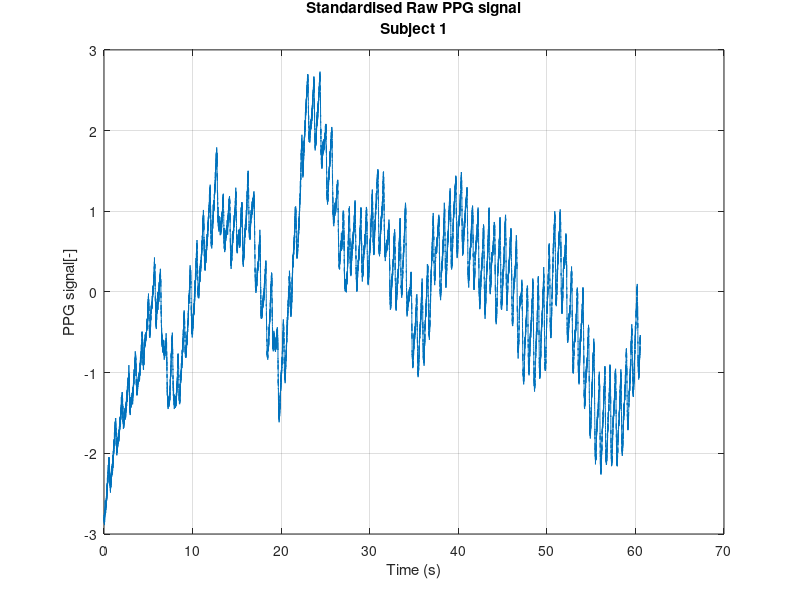
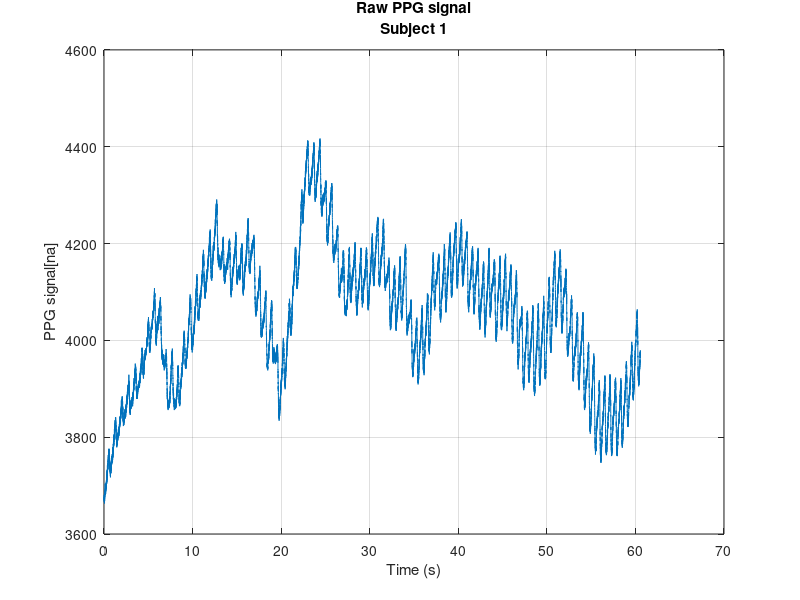
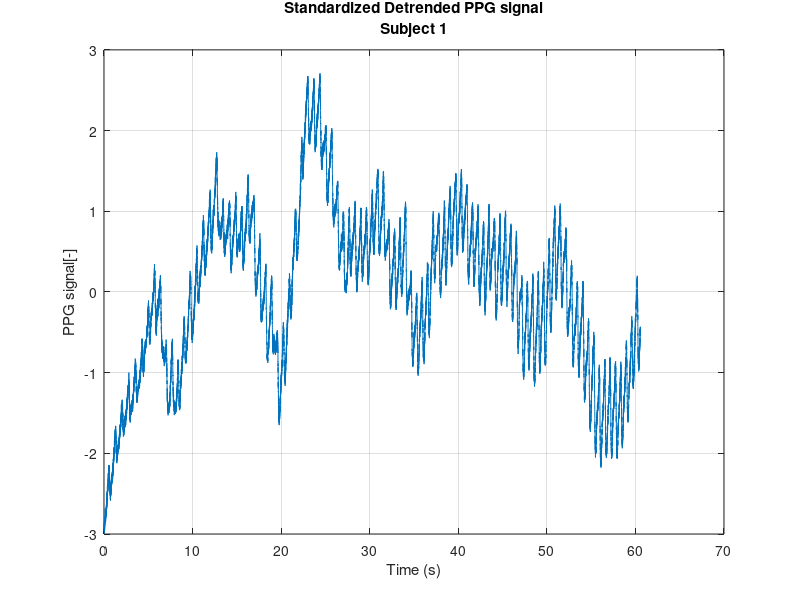
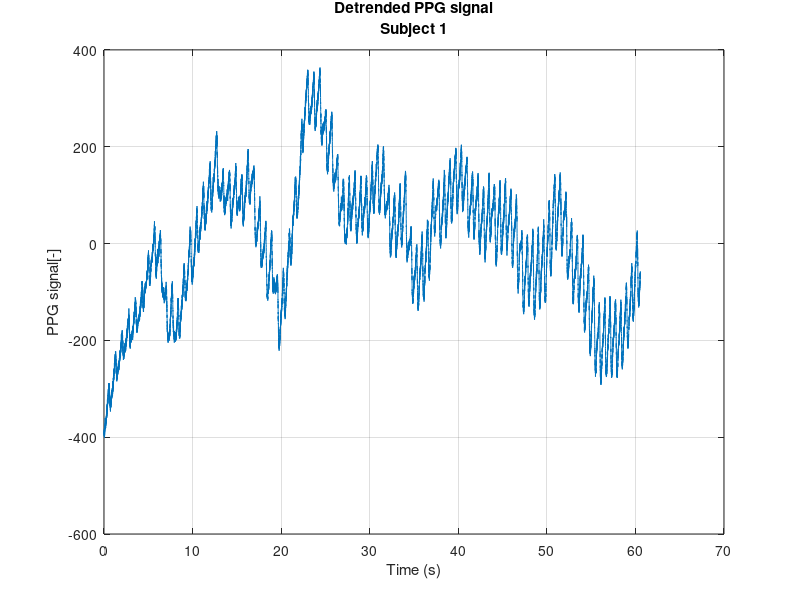

Write the MATLAB code that produced these figures, in order. (Note: this script raises an error after producing the figures.)
 function PPGsigOut= WienerPPGfirMar()
clear all;
%% Part 1-Setting up raw signals %%
%%Comment to change the subject 

%%Load files containing PPG sensor readings,ECG and accelerometer data
raw=load('S3_step1_ppg.mat');
raw_acc=load('S3_step1_acc.mat');

% Uncomment to change the activity
% 
% raw=load('S3_rest1_ppg.mat');
% raw_acc=load('S3_rest1_acc.mat');
%
%Uncomment to change the subject
%
% raw=load('S6_squat2_ppg.mat');
% raw_acc=load('S6_squat2_acc.mat');
% 
% Uncomment to change the activity
% 
% raw=load('S6_rest2_ppg.mat');
% raw_acc=load('S6_rest2_acc.mat')
% 

% Comment when using resting data
% Extracting data in to vectors
rawPPG=raw.PPG(:,2);%PPG signal from PPG file
rawPPG=rawPPG.';
%ACC signals from ACC file
ACC_Ref_c3=raw_acc.ACC(:,2);
ACC_Ref_c3=ACC_Ref_c3.';
ACC_Ref_c4=raw_acc.ACC(:,3);
ACC_Ref_c4=ACC_Ref_c4.';
ACC_Ref_c5=raw_acc.ACC(:,4);
ACC_Ref_c5=ACC_Ref_c5.';

% Uncomment when using resting data
% rawPPG=raw.PPG(1:24000,2);%PPG signal from PPG file
% rawPPG=rawPPG.';
% %ACC signals from ACC file
% ACC_Ref_c3=raw_acc.ACC(1:24000,2);
% ACC_Ref_c3=ACC_Ref_c3.';
% ACC_Ref_c4=raw_acc.ACC(1:24000,3);
% ACC_Ref_c4=ACC_Ref_c4.';
% ACC_Ref_c5=raw_acc.ACC(1:24000,4);
% ACC_Ref_c5=ACC_Ref_c5.';

%Standardized PPG
rawPPGav1=(rawPPG-mean(rawPPG))/(std(rawPPG));
%Untandardized PPG
rawPPGav2=rawPPG;

fs=400;%sampling frequency
t=0:1/fs:(length(rawPPG)/fs);%for plotting, time values from sample rate and index
t=t(2:length(t));

%Plots after first stage of preprocessing- averaging different channels
figure();
plot(t,rawPPGav1);grid on;
title({'Standardised Raw PPG signal','Subject 1'});
xlabel('Time (s)');
ylabel('PPG signal[-]');
figure();
plot(t,rawPPGav2);grid on;
title({'Raw PPG signal','Subject 1'});
xlabel('Time (s)');
ylabel('PPG signal[na]');


%% Part 2-Detrending the signals %%
detPPGav1=detrend(rawPPGav1);
detPPGav2=detrend(rawPPGav2);
figure();
plot(t,detPPGav1);grid on;
title({'Standardized Detrended PPG signal','Subject 1'});
xlabel('Time (s)');
ylabel('PPG signal[-]');
figure();
plot(t,detPPGav2);grid on;
title({'Detrended PPG signal','Subject 1'});
xlabel('Time (s)');
ylabel('PPG signal[-]');


%% Part 3-Butterworth Filter %%
fn=fs/2;%Nyquist frequency
fclow=0.5/fn;%PPG lower cut-off frequency
fchigh=4.5/fn;%PPG higher cut-off frequency

%Array of cut-off frequencies
Wn=[fclow fchigh];

%Filter order trial (same as butterworth)
n=8;
%generating filter coefficients for Hamming window filter
b=fir1(n,Wn);
%Plotting filter frequency response
figure();
freqz(b,1);
%Recommended filter order for FIR bandpass filter
n=64;
%generating filter coefficients
b=fir1(n,Wn);
%Plotting filter frequency response
figure();
freqz(b,1);
%filtering the PPG signals
filPPGav1=filter(b,1,detPPGav1);
filPPGav2=filter(b,1,detPPGav2);

%Preprocessing accelerometer data for Adaptive stage
ACC_X = filter(b,1,ACC_Ref_c3);
ACC_Y = filter(b,1,ACC_Ref_c4);
ACC_Z = filter(b,1,ACC_Ref_c5);
%writing to output
PPGsigOut.filPPGstdz=filPPGav1;
PPGsigOut.filPPG=filPPGav2;

%% Part 4-BPM calculations %%
%saves the amplitude and index of peaks in separate vectors
%filters peaks and reduces False Positives to the extent of sanity in
%expected parameters, does not unfairly reduce HR, this can be verified
%visually and on the basis of sampling rate

[peaks,locs]=findpeaks(filPPGav1,'MinPeakHeight',0.1,'MinPeakDistance',90,'MinPeakProminence',0.03);
%time at peak locations
locs_t=locs/fs;
%Plotting after second stage of preprocessing and bandpass filtering
%Plotting detected peaks
figure();
plot(t,filPPGav1);
hold on;
plot(locs_t,filPPGav1(locs),'ro','MarkerFaceColor','red','MarkerSize',3);
grid on;
title({'Standardized filtered PPG signal','Subject 1'});
xlabel('Time (s)'); 
ylabel('PPG signal[-]');


%saves amplitude and index of peaks
[peaks2,locs2]=findpeaks(filPPGav2,'MinPeakHeight',12,'MinPeakDistance',90,'MinPeakProminence',4);
%time at peak locations
locs_t2=locs2/fs;
%Plotting after second stage of preprocessing and bandpass filtering
%Plotting detected peaks
figure();
plot(t,filPPGav2);
hold on;
plot(locs_t2,filPPGav2(locs2),'ro','MarkerFaceColor','red','MarkerSize',3);
grid on;
title({'Filtered PPG signal','Subject 1'});
xlabel('Time (s)'); 
ylabel('PPG signal[-]');


%Method 2 for actual use,
%Reference Thinh Nguyen https://uk.mathworks.com/matlabcentral/fileexchange/53364-heart-rate-spo2-using-ppg
%This one gave a slightly higher error
%It has a slightly diffferent approach using BPM estimate at each interval
%and iteratively averaging it
%compared to calculating single BPM estimate form average of all intervals
%statistical difference, E[f(x)] vs f([E(x)])
beat_cont = 0;%BPM contribution (sum) from all detected beats
beat_det = 1;%count of detected beats

%Stnadardized
%[peaks,locs]=findpeaks(filPPGav1,'MinPeakHeight',0.1,'MinPeakProminence',0.03);
for i=1:length(locs)-1
  %loops through all peaks
  %condition same as using min interval distance, reinforces
    if locs(i)<(locs(i+1)-30)
        %summing BPM estimate at interval from current peak to next
        beat_cont=beat_cont+(fs/((locs(i+1)-locs(i))))*60;
        %counting number of beats looped through
        beat_det=beat_det+1;
    end
end
if beat_det>1
    %calculating average BPM estimate by dividing summed BPM by number of
    %intervals, one less than number of beats
    avg_BPM_But_stdz= beat_cont/(beat_det-1);
end

%Unstandardized
%[peaks2,locs2]=findpeaks(filPPGav2,'MinPeakHeight',12,'MinPeakProminence',4);
for i=1:length(locs2)-1
    if locs2(i)<(locs2(i+1)-30)    
        beat_cont=beat_cont+(fs/((locs2(i+1)-locs2(i))))*60;
        beat_det=beat_det+1;
    end
end
if beat_det>1
    avg_BPM_But= beat_cont/(beat_det-1);
end

%writing to output
PPGsigOut.avg_BPM_But_stdz=avg_BPM_But_stdz;
PPGsigOut.avg_BPM_But=avg_BPM_But;

%% Part 5 Adaptive Filtering %%
% Overall parameters
FFTres = 1200;   % FFT resolution - number of bins used
WFlength = 16; % Wiener filter length

% Performance parameters
BPM_est_norm=[]; %BPM at every window for normalized signal
BPM_est=[]; % BPM at every window for unnormalized signal

% Window and iteration parameters
window   = 3 * fs;  % window length is 8 seconds
step     = 0.75 * fs;  % step size is 2 seconds
wLength = floor((length(filPPGav1)-window)/step) + 1;  % total number of windows(estimates)
    
%parameter for nested for loop for window selection
j=1;
k=1;
    for i =  [1 :  wLength]
        %selects the current segment of data based on window number
        curSeg = (i-1)*step+1 : (i-1)*step+window;
        %filtered PPG signals in our segment
        PPG_ave = filPPGav1(:,curSeg); PPG_ave2 = filPPGav2(:,curSeg);
        %fitered accelerometer signals in our segment
        ACC_X_seg = ACC_X(:,curSeg); ACC_Y_seg = ACC_Y(:,curSeg); ACC_Z_seg = ACC_Z(:,curSeg);
        
        
        % Frequency domain conversion of signals
        PPG_ave_FFT = fft(PPG_ave,FFTres);
        PPG_ave2_FFT = fft(PPG_ave2,FFTres);
        
        %acceleration FFT
        ACC_X_FFT= fft(ACC_X_seg,FFTres);
        ACC_Y_FFT= fft(ACC_Y_seg,FFTres);
        ACC_Z_FFT= fft(ACC_Z_seg,FFTres);
        
        %Reference A Temko "Accurate Heart Rate Monitoring During Physical Exercises Using PPG," 
        %in IEEE Transactions on Biomedical Engineering,vol. 64,no. 9,pp. 2016-2024,Sept. 2017
        % Wiener filtering PPG-ACC
        % W1 filter = clean_signal/(clean_signal+noise) = (all_signal-noise)/all_signal,
        % where all_signal = time_average(ppg_signal), noise = time_average(accelerometer)
        %
        % The process of Wiener filtering:
        % 1. Estimate the 'signal'/'clean_signal' level as average over
        %    past 15 spectral envelopes (~30s)
        % 2. Scale the spectrum of noise and signal/clean_signal
        % 3. Apply the filter as weighting of the spectral components
          
        
%Normalized filtering for HR estimation
        % Algorithm 1, spectral envelope calculated using second power of FFT
        %adding power spectrum of current window signal to accumalate input spectrum
        W11_FFTi(i,:) = abs(PPG_ave_FFT).^2;
        
        %averaged input power spectrum
        %edge case for the first window
        if i==1, W11_PPG_ave_FFT_ALL = W11_FFTi(i,:); 
        %averaged input power spectrum using upto 16 windows
        else W11_PPG_ave_FFT_ALL = mean(W11_FFTi(max(1,i-WFlength):i,:),1); 
        end
        
        %normalizing power spectrums
        W11_PPG_ave_FFT_ALL_norm = (W11_PPG_ave_FFT_ALL)/max(W11_PPG_ave_FFT_ALL);
        W11_ACC_X_FFT_norm = (abs(ACC_X_FFT).^2)/max(abs(ACC_X_FFT.^2));
        W11_ACC_Y_FFT_norm = (abs(ACC_Y_FFT).^2)/max(abs(ACC_Y_FFT).^2);
        W11_ACC_Z_FFT_norm = (abs(ACC_Z_FFT).^2)/max(abs(ACC_Z_FFT).^2);
        %Average power spectrum of accelerometer signals
        W11_ACC_N_FFT_norm=1/3*(W11_ACC_X_FFT_norm+W11_ACC_Y_FFT_norm+W11_ACC_Z_FFT_norm);
        %Filter weights spectrum for the particular window 
        WF11 = (1 - (W11_ACC_N_FFT_norm./(W11_PPG_ave_FFT_ALL_norm)));
        %Adding Clean signal estimate to the output
        PPG_ave_FFT_Clean(i,:) = abs(PPG_ave_FFT).*(WF11);

        
 %Unnormalized filtering for output plotting and SpO2
 
 %adding power spectrum of current window signal to accumalate input spectrum
        W12_FFTi(i,:) = abs(PPG_ave2_FFT).^2;
 %edge case for the first window       
        if i==1, W12_PPG_ave_FFT_ALL = W12_FFTi(i,:);
 %averaged input power spectrum using upto 16 windows
        else W12_PPG_ave_FFT_ALL = mean(W12_FFTi(max(1,i-WFlength):i,:),1); 
        end
        %Average power spectrum of accelerometer signals
        W12_ACC_N_FFT=1/3*((abs(ACC_X_FFT).^2)+(abs(ACC_Y_FFT).^2)+(abs(ACC_Z_FFT).^2));
        %Filter weights spectrum for the particular window 
        WF12 = (1 - (W12_ACC_N_FFT./(W12_PPG_ave_FFT_ALL)));
        %Adding Clean signal estimate to the output
        PPG_ave2_FFT_Clean(i,:) = abs(PPG_ave2_FFT).*(WF12);
        
        %calculating a window's clean signal in time-domain
        PPG_ave_IFFT_Cln(i,:)= ifft(PPG_ave_FFT.*(WF11));
        PPG_ave2_IFFT_Cln(i,:) = ifft(PPG_ave2_FFT.*(WF12));
        
        %calculating a BPM estimate for every shifted window
        %Peak detection
        [peaks3,locs3]=findpeaks(PPG_ave_IFFT_Cln(i,:),'MinPeakHeight',0.2,'MinPeakProminence',0.15);
        [peaks4,locs4]=findpeaks(PPG_ave2_IFFT_Cln(i,:),'MinPeakHeight',60,'MinPeakProminence',40);
        
        
        for k=1:length(locs3)-1
            if locs3(k)<(locs3(k+1)-90)    
            beat_cont=beat_cont+(fs/((locs3(k+1)-locs3(k))))*60;
            beat_det=beat_det+1;
            end
        end
        if beat_det>1
        BPM_est_norm(i)= beat_cont/(beat_det-1);
        end
        
        
        for k=1:length(locs4)-1
            if locs4(k)<(locs4(k+1)-90)    
            beat_cont=beat_cont+(fs/((locs4(k+1)-locs4(k))))*60;
            beat_det=beat_det+1;
            end
        end
        if beat_det>1
        BPM_est(i)= beat_cont/(beat_det-1);
        end
        
        %reconstructing the output signal with all non-overlapping windows
        %These differ by a multiple of four because of the step used
        if mod(i-1,4)==0
                        
        PPG_ave_IFFT_Clean(j,:)= ifft(PPG_ave_FFT.*(WF11));
        PPG_ave2_IFFT_Clean(j,:) = ifft(PPG_ave2_FFT.*(WF12));
        
        j=j+1;
        end
    end

%reshaping normalized clean PPG to a vector
PPG_Clean_normt=PPG_ave_IFFT_Clean.';
PPG_Clean_norm=reshape(PPG_Clean_normt,1,[]);
%reshaping clean PPG to a vector
PPG_Cleant=PPG_ave2_IFFT_Clean.';
PPG_Clean=reshape(PPG_Cleant,1,[]);


%error calculation for the entrie signal
[peaks5,locs5]=findpeaks(PPG_Clean_norm,'MinPeakHeight',0.15,'MinPeakProminence',0.1);
[peaks6,locs6]=findpeaks(PPG_Clean ,'MinPeakHeight',60,'MinPeakProminence',40);

%time at peak locations
locs_t5=locs5/fs;
%time at peak locations
locs_t6=locs6/fs;
        
%calculating BPM errors in the final signal normalized
        for k=1:length(locs5)-1
            if locs5(k)<(locs5(k+1)-90)    
            beat_cont=beat_cont+(fs/((locs5(k+1)-locs5(k))))*60;
            beat_det=beat_det+1;
            end
        end
        if beat_det>1
        avgBPM_SigNorm= beat_cont/(beat_det-1);
        end
        
%calculating BPM errors in the final signal       
        for k=1:length(locs6)-1
            if locs6(k)<(locs6(k+1)-90)    
            beat_cont=beat_cont+(fs/((locs6(k+1)-locs6(k))))*60;
            beat_det=beat_det+1;
            end
        end
        if beat_det>1
        avgBPM_Sig= beat_cont/(beat_det-1);
        end


%writing to output
PPGsigOut.PPG_Clean_norm=PPG_Clean_norm;
PPGsigOut.PPG_Clean=PPG_Clean;
PPGsigOut.BPM_est_norm=BPM_est_norm;
PPGsigOut.BPM_est=BPM_est;
PPGsigOut.avgBPM_SigNorm=avgBPM_SigNorm;
PPGsigOut.avgBPM_Sig=avgBPM_Sig;

t2=0:1/fs:(length(PPG_Clean)/fs);%for plotting, time values from sample rate and index
t2=t2(2:length(t2));
%Plotting figures of clean PPG
figure();
plot(t2,PPG_Clean_norm);
hold on;
plot(locs_t5,PPG_Clean_norm(locs5),'ro','MarkerFaceColor','red','MarkerSize',3);
grid on;
title({'Standardized processed PPG signal','Subject 1'})
xlabel('Time (s)');
ylabel('PPG signal [-]');
figure();
plot(t2,PPG_Clean);
hold on;
plot(locs_t6,PPG_Clean(locs6),'ro','MarkerFaceColor','red','MarkerSize',3);
grid on;
title({'Processed PPG signal','Subject 1'})
xlabel('Time (s)');
ylabel('PPG signal [-]');
xlim([5 45]);

%Plotting estimated BPM against HR ground truth normalized
figure();
plot(BPM_est_norm);
hold on;
plot(BPM_est);
grid on;
title({'BPM estimate comparison on standardization and normalization of signal','Subject 1'})
xlabel('Window number');
ylabel('BPM estimate');
legend('Estimated BPM (norm. sig)','Estimated BPM');



